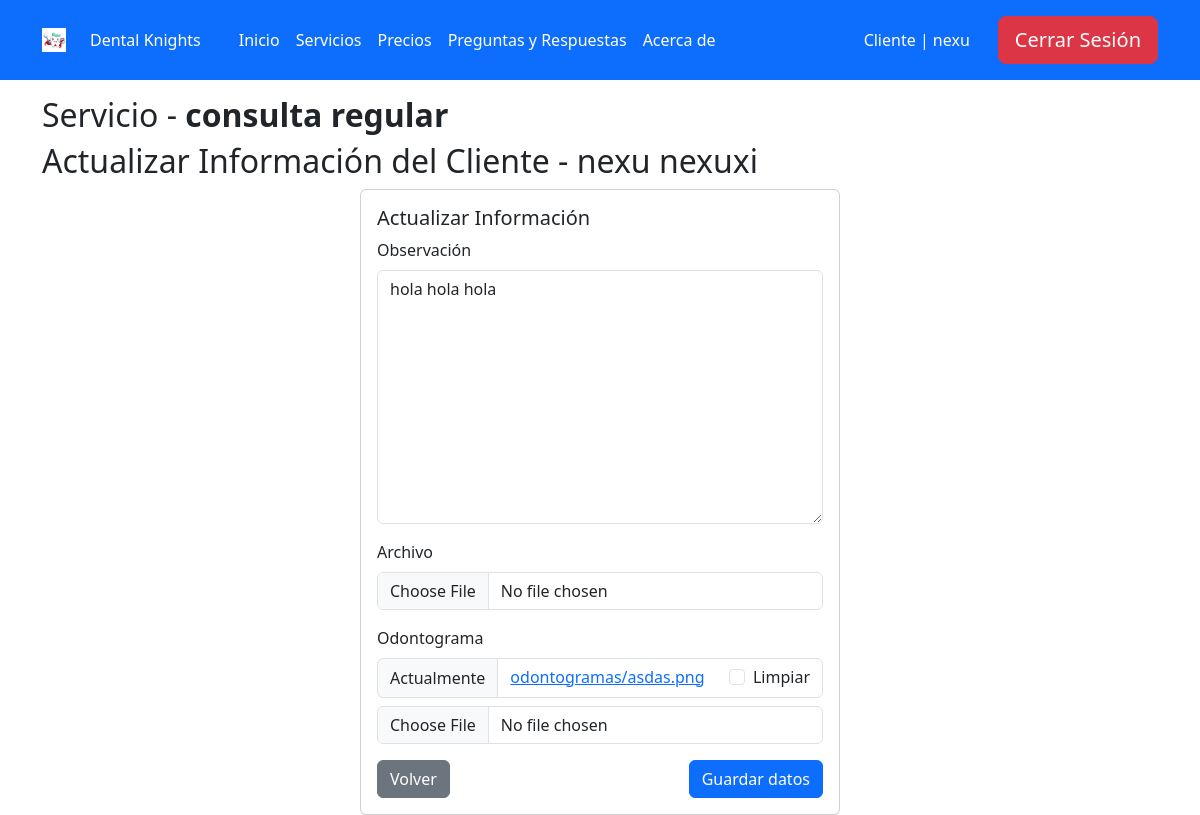
Before: /servicios/update_infocliente/8/ (signed in) with the older database file.
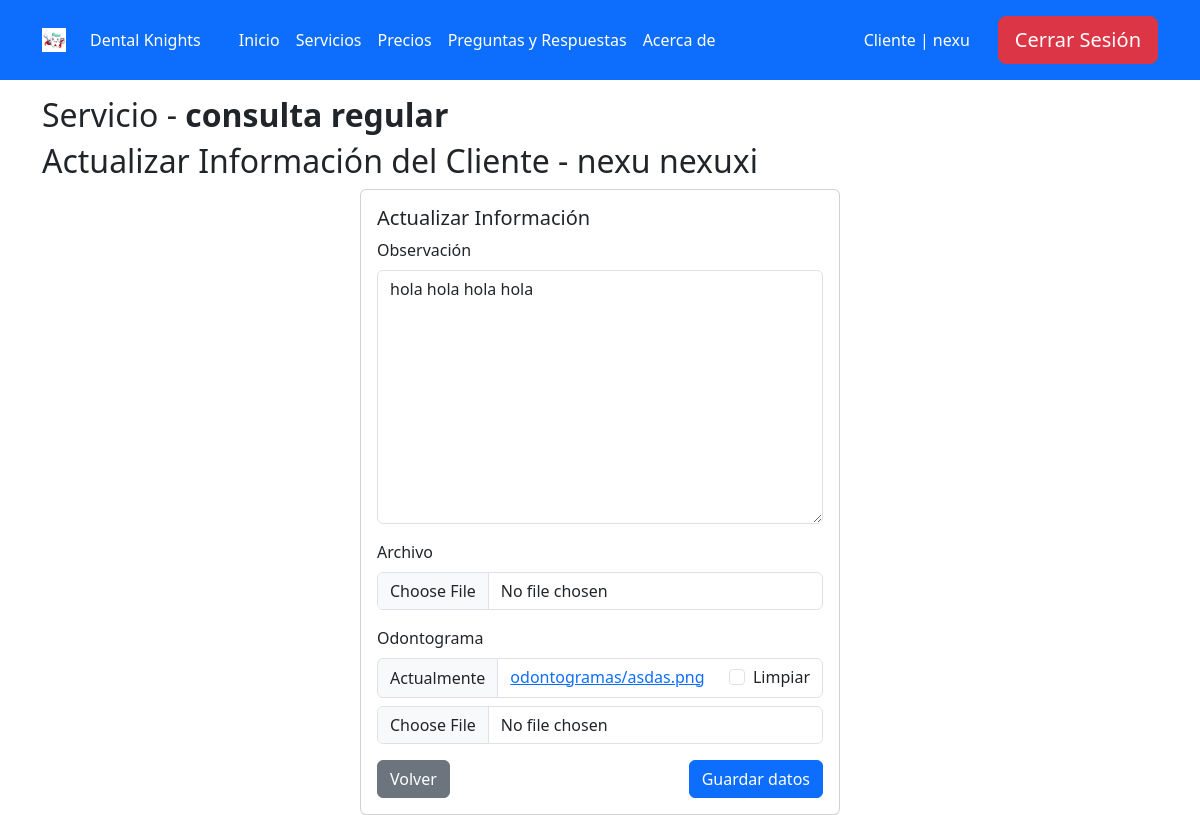
After: the same page with the newer database file.
### core/models.py (models this page shows, shortened)
class Infocliente(models.Model):
    servicio = models.ForeignKey(Servicios, on_delete=models.CASCADE, verbose_name='Servicio')
    cliente = models.ForeignKey(User, on_delete=models.CASCADE, limit_choices_to={'groups__name': 'clientes'}, verbose_name='Cliente')
    observacion = models.TextField(null=True, blank=True, verbose_name='Observación')
    archivo = models.FileField(upload_to='archivos/', null=True, blank=True, verbose_name='Archivo')
    odontograma = models.FileField(upload_to='odontogramas/', null=True, blank=True, verbose_name='Odontograma')
    class Meta:
        verbose_name = 'Registro'
        verbose_name_plural = 'Registros'

### core/views.py (the view, shortened to what this page needs)
# urls.py: path('servicios/update_infocliente/<int:infocliente_id>/', login_required(UpdateInfoclienteView.as_view()), name='update_info'),
@add_group_name_to_context
class UpdateInfoclienteView(UpdateView):
    model = Infocliente
    fields = ['observacion', 'archivo', 'odontograma']
    template_name = 'update_infocliente.html'
    def get_context_data(self, **kwargs):
        context = super().get_context_data(**kwargs)
        infocliente = self.get_object()
        context['servicio_name'] = infocliente.servicio.name
        context['cliente_name'] = infocliente.cliente.get_full_name()
        return context
    def get_object(self, queryset=None):
        infocliente_id = self.kwargs['infocliente_id']
        return get_object_or_404(Infocliente, id=infocliente_id)

### core/views.py (called while the page is built)
def plural_to_singular(plural):
    plural_singular = {
        "clientes": "cliente",
        "profesionales": "profesional",
        "ejecutivos": "ejecutivo",
        "administradores": "administrador",
    }
    return plural_singular.get(plural, "error")

def get_group_and_color(user):
    group = user.groups.first()
    group_id = None
    group_name = None
    group_name_singular = None
    color = None
    if group:
        if group.name == 'clientes':
            color = 'bg-primary'
        elif group.name == 'profesionales':
            color = 'bg-success'
        elif group.name == 'ejecutivos':
            color = 'bg-danger'
        elif group.name == 'administradores':
            color = 'bg-info'
        group_id = group.id
        group_name = group.name
        group_name_singular = plural_to_singular(group.name)
    return group_id, group_name, group_name_singular, color

### templates/update_infocliente.html (shortened to what this page needs)
{% extends 'base.html' %}
{% block content %}
    {% load crispy_forms_tags %}
    <div class="container mt-3">
        <h2>Servicio - <strong>{{ servicio_name }}</strong></h2>
        <h2>Actualizar Información del Cliente - {{ cliente_name }}</h2>
        <form method="POST" action="" enctype="multipart/form-data">
            <div class="card mx-auto" style="width: 30rem;">
                <div class="card-body">
                    <h5 class="card-title">Actualizar Información</h5>
                    {{ form|crispy }}
                    <button class="btn btn-primary float-end" type="submit">Guardar datos</button>
                    <button class="btn btn-secondary" type="button" onclick="goBack()">Volver</button>
                </div>
            </div>
        </form>
    </div>
{% endblock %}

Changed rows visible on the page:
changed Infocliente: observacion "hola hola hola" → "hola hola hola hola"
